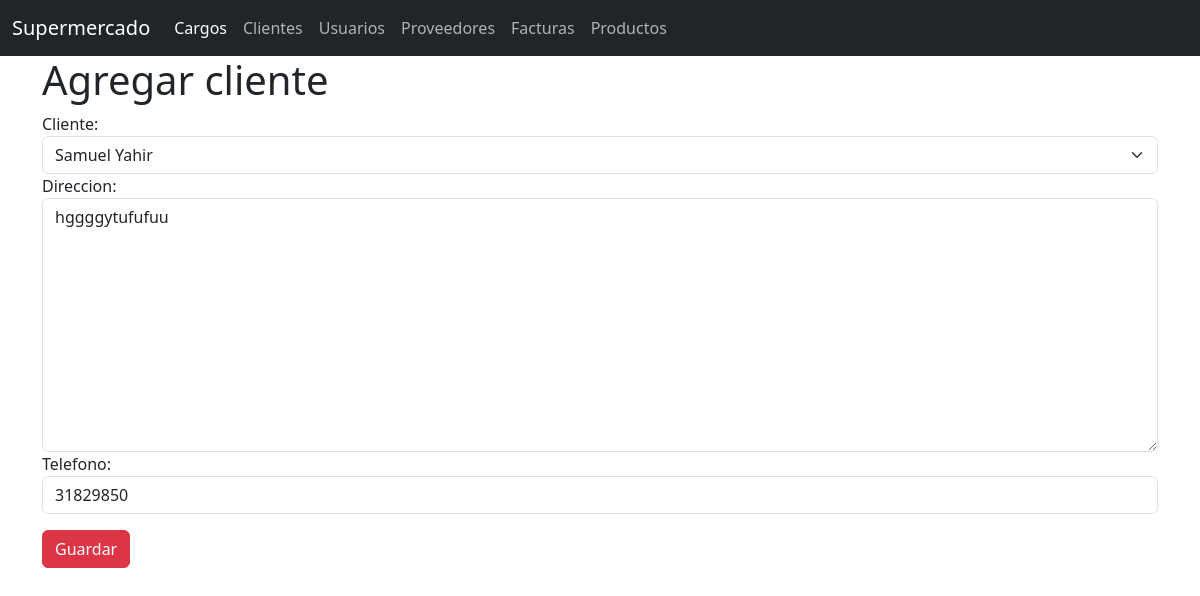
The app's page /general/clientes/1a4ad3aa-0c21-4eb4-a15e-18a3828d91c7/Actualizar with its own data.
### General/models.py (models this page shows, shortened)
class Cliente(models.Model):
    uuid =  models.UUIDField(primary_key=True, unique=True, default=uuid4)
    person =  models.ForeignKey(Persona, on_delete=models.CASCADE)
    address = models.CharField(max_length=255)
    phone = models.CharField(max_length=8)
    status =  models.BooleanField(default=True)
    createdAt = models.DateTimeField(auto_now_add=True)
    updatedAt = models.DateTimeField(auto_now=True)

### General/views.py (the view, shortened to what this page needs)
# urls.py: path('clientes/<uuid:uuid>/Actualizar', ActualizarClientes.as_view(), name='actualizar_clientes'),
class ActualizarClientes(View):
    def get(self,request, uuid):
        producto= Cliente.objects.get(uuid=uuid)
        form = UpdateclienteForm(instance=producto)
        return render(request, 'clientes/agregar_cliente.html', {'form':form})

### General/forms.py
class UpdateclienteForm(forms.ModelForm):
    person = forms.ModelChoiceField(queryset=Persona.objects.all(),label='Cliente', widget=forms.Select(attrs={'class':'form-select'}))
    address = forms.CharField(max_length=255, label='Direccion', widget=forms.Textarea(attrs={'class':'form-control'}))
    phone = forms.CharField(max_length=8, label='Telefono', widget=forms.TextInput(attrs={'class':'form-control'}))
    class Meta:
        model = Cliente
        fields = ['person','address','phone']

### General/models.py (called while the page is built)
    def __str__(self):
        return f"{self.firstname}"

### General/templates/clientes/agregar_cliente.html (shortened to what this page needs)
{% extends 'base.html' %}
{% block body %}
    <h1>Agregar cliente</h1>
    <form method="post">
          <div class="row">
            <div class="col-12">
                {{form.person.label_tag}}
                {{form.person}}
            </div>
            <div class="col-12">
                {{form.address.label_tag}}
                {{form.address}}
            </div>
            <div class="col-12">
                {{form.phone.label_tag}}
                {{form.phone}}
            </div>
            </div>
      <button class="btn btn-danger mt-3" >Guardar</button>
    </form>
{% endblock %}

### records on screen
Cliente: person "Samuel Yahir", address "hggggytufufuu", phone "31829850"
